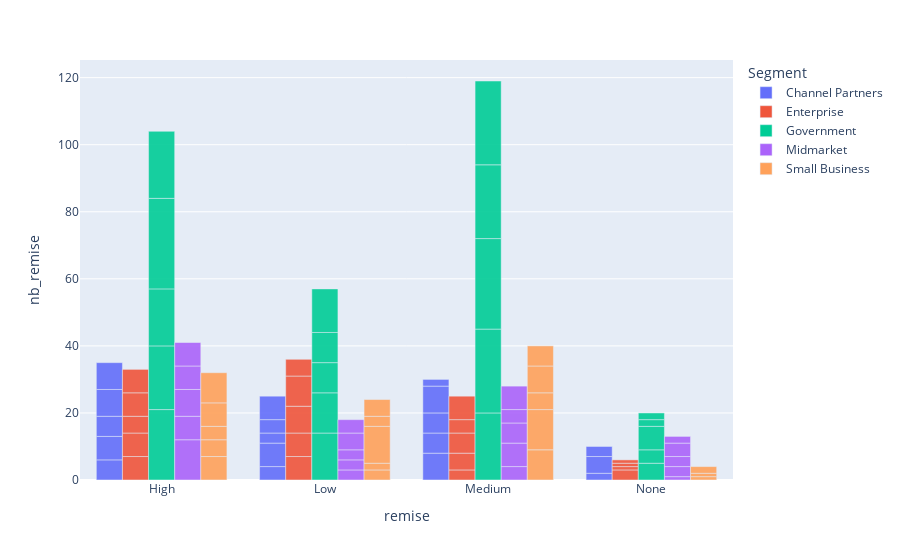

The notebook cell this image was saved under:
### Code cell
df_remise_graph = px.bar(
    data_frame=df_remise,
    x="remise",
    y="nb_remise",
    color="Segment",               
    opacity=0.9,                  
    orientation="v",              
    barmode='group',
    hover_name = 'pays')  
df_remise_graph

### Figure 1 — Plotly figure (JSON) as saved in the notebook; plotly's stock layout.template omitted (floating-point values rounded to 4 significant figures)
{"data": [{"alignmentgroup": "True", "hovertemplate": "<b>%{hovertext}</b><br><br>Segment=Channel Partners<br>remise=%{x}<br>nb_remise=%{y}<extra></extra>", "hovertext": ["Canada", "Canada", "Canada", "Canada", "France", "France", "France", "Germany", "Germany", "Germany", "Germany", "Mexico", "Mexico", "Mexico", "United States of America", "United States of America", "United States of America", "United States of America"], "legendgroup": "Channel Partners", "marker": {"color": "#636efa", "opacity": 0.9, "pattern": {"shape": ""}}, "name": "Channel Partners", "offsetgroup": "Channel Partners", "orientation": "v", "showlegend": true, "textposition": "auto", "type": "bar", "x": ["High", "Low", "Medium", "None", "High", "Low", "Medium", "High", "Low", "Medium", "None", "High", "Low", "Medium", "High", "Low", "Medium", "None"], "xaxis": "x", "y": [6, 4, 8, 2, 7, 7, 6, 6, 3, 6, 5, 8, 4, 8, 8, 7, 2, 3], "yaxis": "y"}, {"alignmentgroup": "True", "hovertemplate": "<b>%{hovertext}</b><br><br>Segment=Enterprise<br>remise=%{x}<br>nb_remise=%{y}<extra></extra>", "hovertext": ["Canada", "Canada", "Canada", "Canada", "France", "France", "France", "France", "Germany", "Germany", "Germany", "Germany", "Mexico", "Mexico", "Mexico", "United States of America", "United States of America", "United States of America", "United States of America"], "legendgroup": "Enterprise", "marker": {"color": "#EF553B", "opacity": 0.9, "pattern": {"shape": ""}}, "name": "Enterprise", "offsetgroup": "Enterprise", "orientation": "v", "showlegend": true, "textposition": "auto", "type": "bar", "x": ["High", "Low", "Medium", "None", "High", "Low", "Medium", "None", "High", "Low", "Medium", "None", "High", "Low", "Medium", "High", "Low", "Medium", "None"], "xaxis": "x", "y": [7, 7, 3, 3, 7, 7, 5, 1, 5, 8, 6, 1, 7, 9, 4, 7, 5, 7, 1], "yaxis": "y"}, {"alignmentgroup": "True", "hovertemplate": "<b>%{hovertext}</b><br><br>Segment=Government<br>remise=%{x}<br>nb_remise=%{y}<extra></extra>", "hovertext": ["Canada", "Canada", "Canada", "Canada", "France", "France", "France", "France", "Germany", "Germany", "Germany", "Germany", "Mexico", "Mexico", "Mexico", "Mexico", "United States of America", "United States of America", "United States of America", "United States of America"], "legendgroup": "Government", "marker": {"color": "#00cc96", "opacity": 0.9, "pattern": {"shape": ""}}, "name": "Government", "offsetgroup": "Government", "orientation": "v", "showlegend": true, "textposition": "auto", "type": "bar", "x": ["High", "Low", "Medium", "None", "High", "Low", "Medium", "None", "High", "Low", "Medium", "None", "High", "Low", "Medium", "None", "High", "Low", "Medium", "None"], "xaxis": "x", "y": [21, 14, 20, 5, 19, 12, 25, 4, 17, 9, 27, 7, 27, 9, 22, 2, 20, 13, 25, 2], "yaxis": "y"}, {"alignmentgroup": "True", "hovertemplate": "<b>%{hovertext}</b><br><br>Segment=Midmarket<br>remise=%{x}<br>nb_remise=%{y}<extra></extra>", "hovertext": ["Canada", "Canada", "Canada", "Canada", "France", "France", "France", "France", "Germany", "Germany", "Germany", "Germany", "Mexico", "Mexico", "Mexico", "Mexico", "United States of America", "United States of America", "United States of America", "United States of America"], "legendgroup": "Midmarket", "marker": {"color": "#ab63fa", "opacity": 0.9, "pattern": {"shape": ""}}, "name": "Midmarket", "offsetgroup": "Midmarket", "orientation": "v", "showlegend": true, "textposition": "auto", "type": "bar", "x": ["High", "Low", "Medium", "None", "High", "Low", "Medium", "None", "High", "Low", "Medium", "None", "High", "Low", "Medium", "None", "High", "Low", "Medium", "None"], "xaxis": "x", "y": [12, 3, 4, 1, 7, 3, 7, 3, 8, 3, 6, 3, 7, 5, 4, 4, 7, 4, 7, 2], "yaxis": "y"}, {"alignmentgroup": "True", "hovertemplate": "<b>%{hovertext}</b><br><br>Segment=Small Business<br>remise=%{x}<br>nb_remise=%{y}<extra></extra>", "hovertext": ["Canada", "Canada", "Canada", "Canada", "France", "France", "France", "France", "Germany", "Germany", "Germany", "Mexico", "Mexico", "Mexico", "Mexico", "United States of America", "United States of America", "United States of America"], "legendgroup": "Small Business", "marker": {"color": "#FFA15A", "opacity": 0.9, "pattern": {"shape": ""}}, "name": "Small Business", "offsetgroup": "Small Business", "orientation": "v", "showlegend": true, "textposition": "auto", "type": "bar", "x": ["High", "Low", "Medium", "None", "High", "Low", "Medium", "None", "High", "Low", "Medium", "High", "Low", "Medium", "None", "High", "Low", "Medium"], "xaxis": "x", "y": [7, 3, 9, 1, 5, 2, 12, 1, 4, 11, 5, 7, 3, 8, 2, 9, 5, 6], "yaxis": "y"}], "layout": {"barmode": "group", "legend": {"title": {"text": "Segment"}, "tracegroupgap": 0}, "margin": {"t": 60}, "xaxis": {"anchor": "y", "domain": [0, 1], "title": {"text": "remise"}}, "yaxis": {"anchor": "x", "domain": [0, 1], "title": {"text": "nb_remise"}}}}
